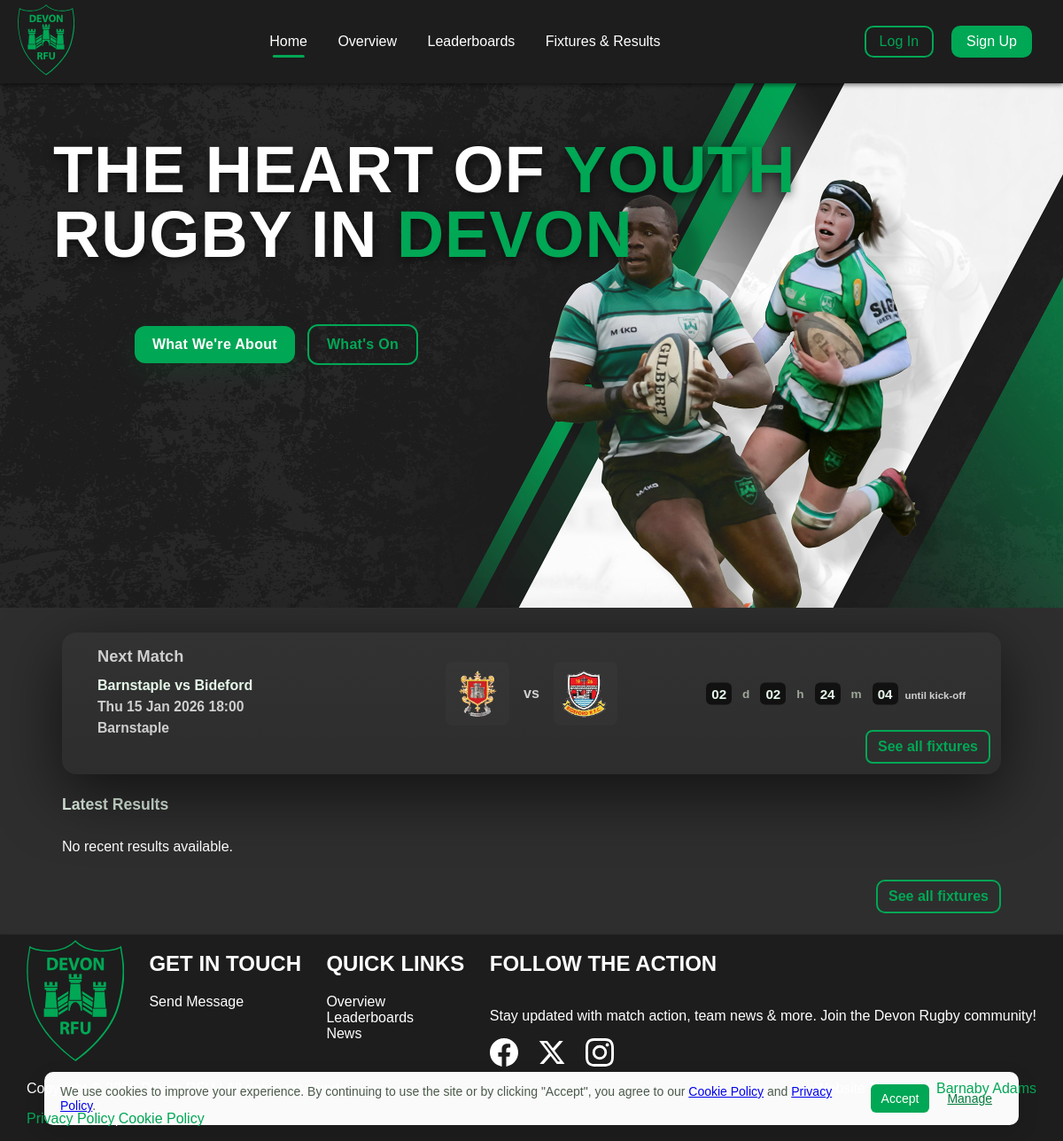
The page / on the database its author committed.
### models.py (models this page shows, shortened)
class Team(db.Model):
    __tablename__ = 'team'
    id = db.Column(db.Integer, primary_key=True)
    name = db.Column(db.String(200), nullable=False)
    code = db.Column(db.String(64), unique=True, nullable=True)
    logo_filename = db.Column(db.String(256), nullable=True)
    players = db.relationship('Player', backref='team', lazy='dynamic')
    coaches = db.relationship('User', secondary='team_coaches', backref=db.backref('coached_teams', lazy='dynamic'))

class Match(db.Model):
    __tablename__ = 'match'
    id = db.Column(db.Integer, primary_key=True)
    home_team_id = db.Column(db.Integer, db.ForeignKey('team.id'), nullable=False)
    away_team_id = db.Column(db.Integer, db.ForeignKey('team.id'), nullable=False)
    date_time = db.Column(db.DateTime, nullable=False, default=datetime.utcnow)
    location = db.Column(db.String(255), nullable=True)
    home_score = db.Column(db.Integer, nullable=True)
    away_score = db.Column(db.Integer, nullable=True)
    home_team = db.relationship('Team', foreign_keys=[home_team_id], backref='home_matches')
    away_team = db.relationship('Team', foreign_keys=[away_team_id], backref='away_matches')

### app.py (the view)
@app.route("/")
def home():
    now = datetime.utcnow()
    try:
        next_match = Match.query.filter(Match.date_time >= now).order_by(Match.date_time.asc()).first()
        last_results = Match.query.filter(
            Match.home_score != None,
            Match.away_score != None,
            Match.date_time < now
        ).order_by(Match.date_time.desc()).limit(3).all()
    except Exception:
        next_match = None
        last_results = []
    return render_template("home.html", next_match=next_match, last_results=last_results, now=now)

### templates/home.html (shortened to what this page needs)
{% extends "base.html" %}
{% block content %}
<section class="hero-banner">
	<img src="{{ url_for('static', filename='drfuc-homeslide.jpg') }}" alt="Devon RFU Colts Banner" id="home-banner">
	<div class="hero-text hero-left">
		<h1>THE HEART OF <span class="highlight-green">YOUTH</span></h1>
		<h1>RUGBY IN <span class="highlight-green">DEVON</span></h1>
	</div>
	<div class="hero-btns-wrap">
		<div class="hero-btns">
			<a href="/overview" class="hero-btn hero-btn-primary">What We're About</a>
			<a href="/fixtures-results" class="hero-btn hero-btn-outline">What's On</a>
		</div>
	</div>
</section>
<section class="next-match-section content-wrap">
	<div class="next-match-card">
		<div class="nm-left">
			<div class="nm-title">Next Match</div>
			{% if next_match %}
			<div class="nm-body">
				<div class="nm-line nm-teams">{{ next_match.home_team.name }} vs {{ next_match.away_team.name }}</div>
				<div class="nm-line nm-datetime">{{ next_match.date_time.strftime('%a %d %b %Y %H:%M') }}</div>
				<div class="nm-line nm-location">{{ next_match.location or 'TBD' }}</div>
			</div>
			{% else %}
				<div class="nm-body"><div class="nm-line">No upcoming matches.</div></div>
			{% endif %}
		</div>
		<div class="nm-center">
			{% if next_match %}
			<div class="nm-logos">
				<img class="team-logo nm-logo" src="{{ url_for('static', filename='team-logos/' + (next_match.home_team.logo_filename or 'placeholder.svg')) }}" alt="{{ next_match.home_team.name }} logo">
				<div class="nm-vs">vs</div>
				<img class="team-logo nm-logo" src="{{ url_for('static', filename='team-logos/' + (next_match.away_team.logo_filename or 'placeholder.svg')) }}" alt="{{ next_match.away_team.name }} logo">
			</div>
			{% endif %}
		</div>
		<div class="nm-right">
			{% if next_match %}
			<div class="nm-countdown" data-datetime="{{ next_match.date_time.isoformat() }}Z">
				<span class="cd-val cd-days">--</span>
				<span class="cd-sep">d</span>
				<span class="cd-val cd-hours">--</span>
				<span class="cd-sep">h</span>
				<span class="cd-val cd-mins">--</span>
				<span class="cd-sep">m</span>
				<span class="cd-val cd-secs">--</span>
				<div class="cd-label">until kick-off</div>
			</div>
			{% endif %}
		</div>
		{% if next_match %}
		<a href="{{ url_for('fixtures_results') }}" class="hero-btn hero-btn-outline nm-btn">See all fixtures</a>
		{% else %}
		<a href="{{ url_for('fixtures_results') }}" class="hero-btn hero-btn-primary nm-btn">View fixtures</a>
		{% endif %}
	</div>
</section>
<section class="recent-results content-wrap">
	<h2>Latest Results</h2>
	<div class="match-list">
		{% for match in last_results %}
		<article class="match-card">
			<div class="left-pane">
				<div class="ribbon ribbon-home">HOME</div>
				<img src="{{ url_for('static', filename='team-logos/' ~ (match.home_team.logo_filename or 'placeholder.svg')) }}" alt="{{ match.home_team.name }} logo" class="team-logo">
				{% if match.home_score is not none and match.away_score is not none %}
					{% set result = 'win' if match.home_score > match.away_score else ('loss' if match.home_score < match.away_score else 'draw') %}
					<div class="score-box {{ result }}">
						<div class="score-text">{{ match.home_score }} - {{ match.away_score }}</div>
					</div>
				{% else %}
					<div class="score-box scheduled">
						<div class="top">{{ match.date_time.strftime('%d %b') }}</div>
						<div class="bottom">{{ match.date_time.strftime('%H:%M') }}</div>
					</div>
				{% endif %}
				<img src="{{ url_for('static', filename='team-logos/' ~ (match.away_team.logo_filename or 'placeholder.svg')) }}" alt="{{ match.away_team.name }} logo" class="team-logo">
				<div class="ribbon ribbon-away">AWAY</div>
			</div>
			<div class="match-main">
				<div class="match-left">
					<div class="line line-title">{{ match.home_team.name }} vs {{ match.away_team.name }}</div>
					<div class="line line-meta">{{ match.date_time.strftime('%H:%M') }}, {{ match.date_time.strftime('%a %d %b %Y') }}</div>
					<div class="line line-location">{{ match.location or 'TBC' }}</div>
				</div>
				<div class="match-right">
					<a class="btn-stats" href="{{ url_for('stats_centre') }}?match_id={{ match.id }}">Stats Centre</a>
				</div>
			</div>
		</article>
		{% else %}
			<p>No recent results available.</p>
		{% endfor %}
	</div>
	<div class="recent-results-actions">
		<a href="{{ url_for('fixtures_results') }}" class="hero-btn hero-btn-outline">See all fixtures</a>
	</div>
</section>
{% endblock %}

### rows shown on the page
Team: home_team.name "Barnstaple", logo_filename (picture)
Team: away_team.name "Bideford", logo_filename (picture)
Match: date_time "Thu 15 Jan 2026 18:00", location "Barnstaple"
